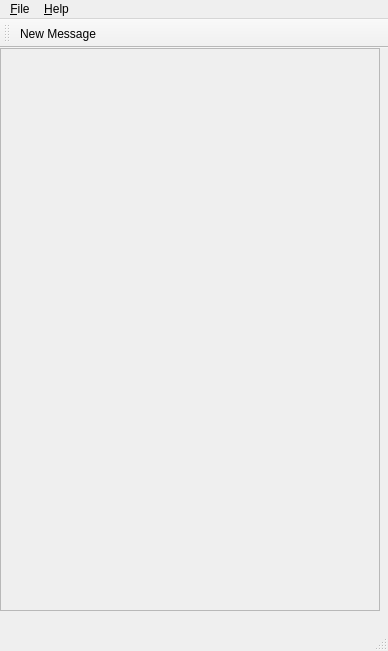
<?xml version="1.0" encoding="UTF-8"?>
<ui version="4.0">
 <class>FluidNexus</class>
 <widget class="QMainWindow" name="FluidNexus">
  <property name="geometry">
   <rect>
    <x>0</x>
    <y>0</y>
    <width>388</width>
    <height>651</height>
   </rect>
  </property>
  <property name="windowTitle">
   <string>Fluid Nexus</string>
  </property>
  <property name="windowIcon">
   <iconset resource="res/FluidNexus.qrc">
    <normaloff>:/icons/icons/fluid_nexus_icon.png</normaloff>:/icons/icons/fluid_nexus_icon.png</iconset>
  </property>
  <widget class="QWidget" name="centralwidget">
   <widget class="QScrollArea" name="FluidNexusScrollArea">
    <property name="geometry">
     <rect>
      <x>0</x>
      <y>0</y>
      <width>380</width>
      <height>563</height>
     </rect>
    </property>
    <property name="verticalScrollBarPolicy">
     <enum>Qt::ScrollBarAsNeeded</enum>
    </property>
    <property name="widgetResizable">
     <bool>true</bool>
    </property>
    <widget class="QWidget" name="scrollAreaWidgetContents">
     <property name="geometry">
      <rect>
       <x>0</x>
       <y>0</y>
       <width>374</width>
       <height>557</height>
      </rect>
     </property>
    </widget>
   </widget>
  </widget>
  <widget class="QMenuBar" name="menubar">
   <property name="geometry">
    <rect>
     <x>0</x>
     <y>0</y>
     <width>388</width>
     <height>24</height>
    </rect>
   </property>
   <widget class="QMenu" name="menuFile">
    <property name="title">
     <string>&amp;File</string>
    </property>
    <addaction name="actionNewMessage"/>
    <addaction name="actionPreferences"/>
    <addaction name="separator"/>
    <addaction name="actionQuit"/>
   </widget>
   <widget class="QMenu" name="menuHelp">
    <property name="title">
     <string>&amp;Help</string>
    </property>
    <addaction name="actionAbout"/>
   </widget>
   <addaction name="menuFile"/>
   <addaction name="menuHelp"/>
  </widget>
  <widget class="QStatusBar" name="statusbar"/>
  <widget class="QToolBar" name="FluidNexusToolbar">
   <property name="windowTitle">
    <string>FluidNexusToolbar</string>
   </property>
   <attribute name="toolBarArea">
    <enum>TopToolBarArea</enum>
   </attribute>
   <attribute name="toolBarBreak">
    <bool>false</bool>
   </attribute>
   <addaction name="actionNewMessage"/>
  </widget>
  <action name="actionAbout">
   <property name="icon">
    <iconset resource="res/FluidNexus.qrc">
     <normaloff>:/icons/icons/fluid_nexus_icon.png</normaloff>:/icons/icons/fluid_nexus_icon.png</iconset>
   </property>
   <property name="text">
    <string>&amp;About FluidNexus...</string>
   </property>
  </action>
  <action name="actionNewMessage">
   <property name="icon">
    <iconset>
     <normalon>:/icons/icons/32x32/menu_add.png</normalon>
    </iconset>
   </property>
   <property name="text">
    <string>&amp;New Message...</string>
   </property>
   <property name="shortcut">
    <string>Ctrl+N</string>
   </property>
  </action>
  <action name="actionQuit">
   <property name="text">
    <string>&amp;Quit...</string>
   </property>
   <property name="shortcut">
    <string>Ctrl+Q</string>
   </property>
  </action>
  <action name="actionPreferences">
   <property name="text">
    <string>&amp;Preferences...</string>
   </property>
   <property name="shortcut">
    <string>Ctrl+P</string>
   </property>
  </action>
 </widget>
 <resources>
  <include location="res/FluidNexus.qrc"/>
 </resources>
 <connections/>
</ui>
